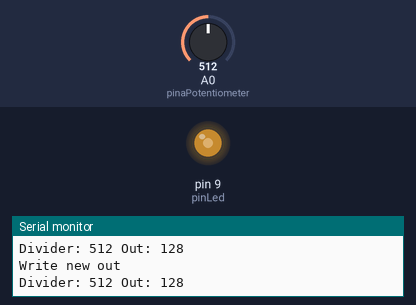
Bench run of a sketch on a simulated Arduino Uno, built with avr-gcc and run on an emulated ATmega328P. On the bench: output pins drawn as LEDs (lit = HIGH), the last lines printed to the serial monitor. The inputs (shaded band) are chosen by the test bench; at power-on: A0 (pinaPotentiometer) = 512.

Above: at 1.8 s.
1.9 s: A0 (pinaPotentiometer) set to 716
At 2.6 s:
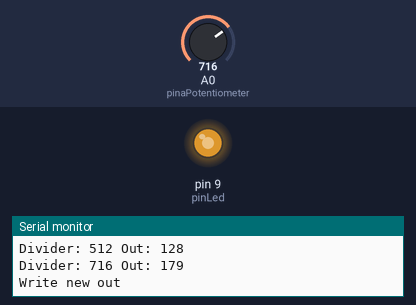
3.5 s: A0 (pinaPotentiometer) set to 900
At 5.2 s:
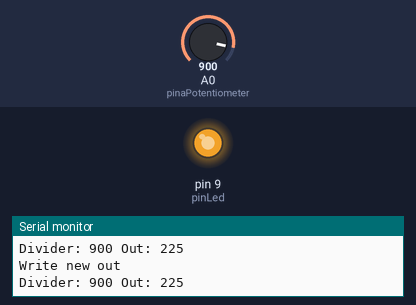
5.5 s: A0 (pinaPotentiometer) set to 122
At 6.9 s:
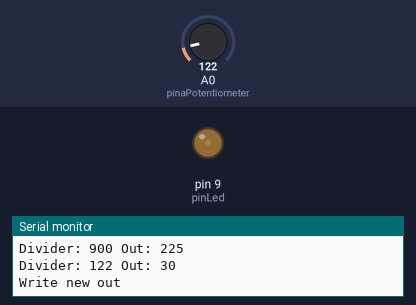
7.5 s: A0 (pinaPotentiometer) set to 0
At 8.5 s:
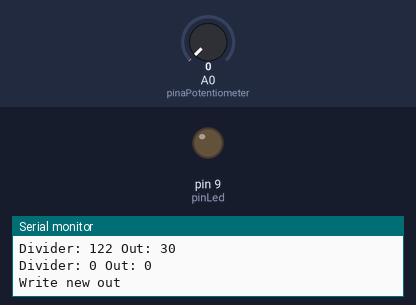
Timing chart, 0 to 10.5 s (numbered marks = the images above; inputs shaded):
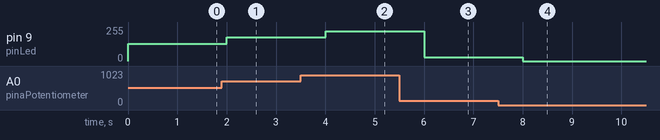

Measured:
- after the input at 1.9 s, pin 9 (pinLed): 128/255 → 179/255 after 0.10 s
- after the input at 3.5 s, pin 9 (pinLed): 179/255 → 225/255 after 0.50 s
- after the input at 5.5 s, pin 9 (pinLed): 225/255 → 30/255 after 0.50 s
- after the input at 7.5 s, pin 9 (pinLed): 30/255 → 0/255 after 0.51 s

The sketch:

Potentiometer.ino
```cpp
/*
Program: Potentiometer
Author: Anton Liloi Moskalenko
*/

int pinLed = 9;
int pinaPotentiometer = 0;
int stateOut = 0;

void setup()
{
  pinMode(pinaPotentiometer, INPUT);
  pinMode(pinLed, OUTPUT);
  Serial.begin(9600);
}

void loop()
{

  int divider = analogRead(pinaPotentiometer); // Period: 0-1023
  int out = divider / 4; // Period: 0-255

  Serial.print("Divider: ");
  Serial.print(divider);
  Serial.print(" Out: ");
  Serial.println(out);

  if(stateOut != out)
  {
    Serial.println("Write new out");
    analogWrite(pinLed, out);
    stateOut = out;
  }

  delay(1000);
}
```
